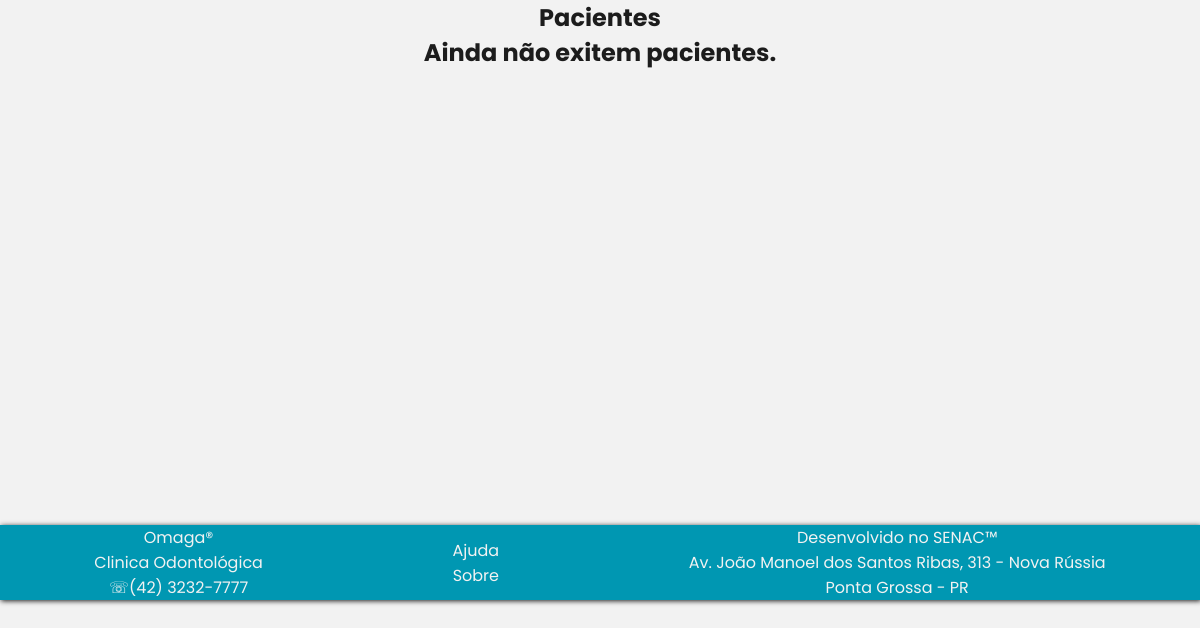
The app's page /listarpaciente.php, older data.
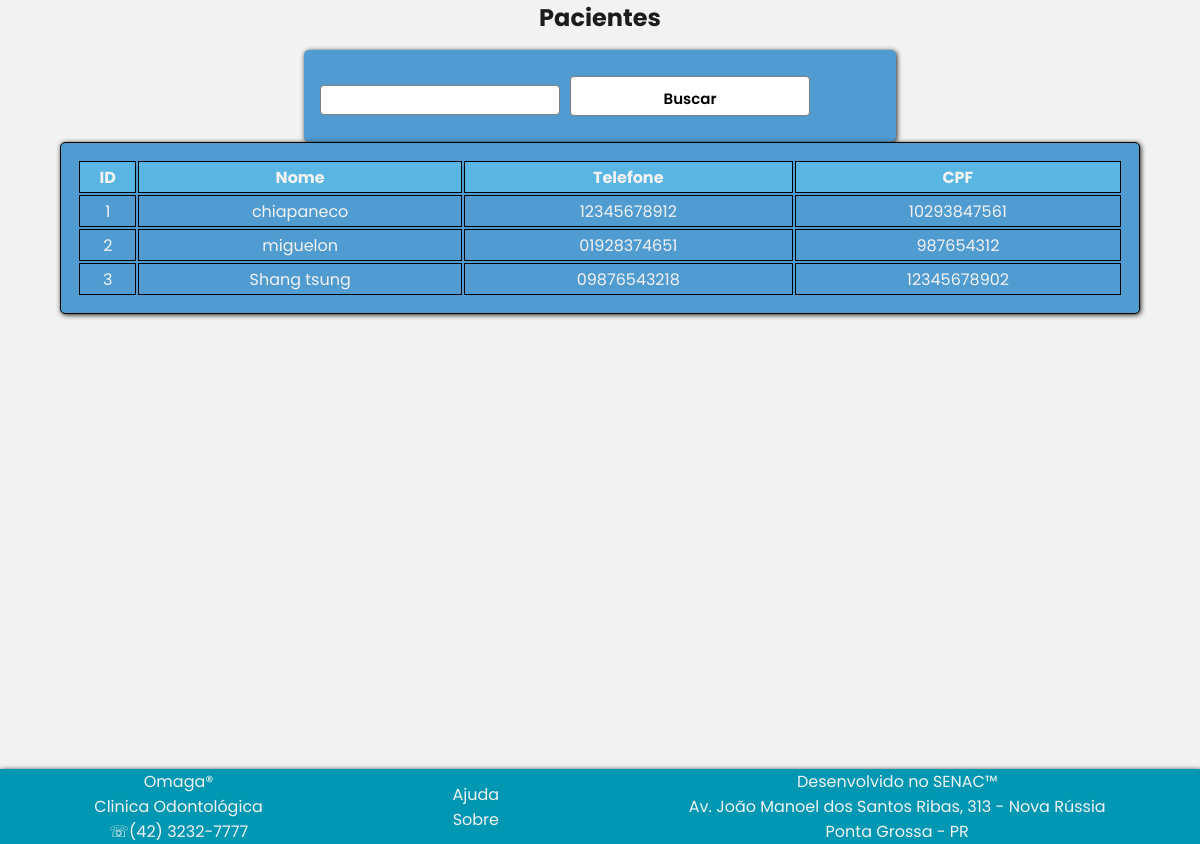
The same page, newer data.
### tables this page shows
CREATE TABLE `paciente` (
  `id_paciente_pk` int(11) NOT NULL,
  `nome` text,
  `telefone` varchar(11) DEFAULT NULL,
  `email` text,
  `senha` varchar(100) DEFAULT NULL,
  `cpf` bigint(11) DEFAULT NULL,
  `endereco` text
);

### persistence/Banco.php (called while the page is built, shortened)
<?php
class Banco{
	private $conexao;
	public function __construct(){
		$this->url="localhost";
		$this->usuario="root";
		$this->senha="";
		$this->banco="odontologia";
		$this->conexao=new mysqli($this->url,$this->usuario,
			$this->senha,$this->banco);
	}
	public function consultar($sql)
	{
		$consulta=$this->conexao->query($sql);
		$linhas=$consulta->num_rows;
		if($linhas>0){
			return $consulta;
		}else{
			return false;
		}
	}
}
?>

### persistence/PacientePA.php (called while the page is built, shortened)
<?php
require_once 'Banco.php';
class PacientePA{
	private $conexao;
	function __construct(){
		$this->conexao=new Banco();
	}
	public function listar_inicio_fim($inicio,$fim){
		$sql="select * from paciente where id_paciente_pk between $inicio and $fim";
		return $this->conexao->consultar($sql);
	}
	}
?>

### listarpaciente.php (the view, shortened to what this page needs)
<?php
	require_once 'cabecalho.php';
?>
    <h2>Pacientes</h2>
<?php
	if(isset($_POST['inicio'])){
		$inicio=$_POST['inicio'];
		$fim=$inicio+4;
	} else{
		$inicio=1;
		$fim=5;
	}
	require_once 'persistence/PacientePA.php';
	$pacientepa=new PacientePA();
	$consulta=$pacientepa->listar_inicio_fim($inicio,$fim);
	if (!$consulta){
		echo "<h2>Ainda não exitem pacientes.</h2>";
	} else{
		echo "<div id='painel'>";
		echo "<form action='buscarpaciente.php' method='GET'>";
		echo "<input type='search' name='busca'>";
		echo "<input class='btn' type='submit' name='botao' value='Buscar'>";
		echo"</form>";
		echo "</div>";
		echo "<table>";
		echo "<tr>";
		echo "<th>ID</th>";
		echo "<th>Nome</th>";
		echo "<th>Telefone</th>";
		echo "<th>CPF</th>";
		echo "</tr>";
		$consultag=$pacientepa->listar_inicio_fim($inicio,$fim);
		while ($linha=$consultag->fetch_assoc()){
			echo "<tr>";
			echo "<td>".$linha['id_paciente_pk']."</td>";
			echo "<td>".$linha['nome']."</td>";
			echo "<td>".$linha['telefone']."</td>";
			echo "<td>".$linha['cpf']."</td>";
			echo "</tr>";
		}
		echo "</table>";
		echo "<section>";
	}
?>
<br/>
<br/>
<br/>
<br/>
<br/>
<br/>
<br/>
<br/>
<br/>
<br/>
<br/>
<br/>
<br/>
<br/>
<br/>
<?php
	require_once 'rodape.php';
?>

Row changes from the older to the newer data that the page shows:
added paciente: id_paciente_pk "1", nome "chiapaneco", telefone "12345678912", cpf "10293847561"
added paciente: id_paciente_pk "2", nome "miguelon", telefone "01928374651", cpf "987654312"
added paciente: id_paciente_pk "3", nome "Shang tsung", telefone "09876543218", cpf "12345678902"
Text that changed along with them:
form field botao: (not shown) → "Buscar"
text no longer shown: "Ainda não exitem pacientes."
text now shown: "ID Nome Telefone CPF"
